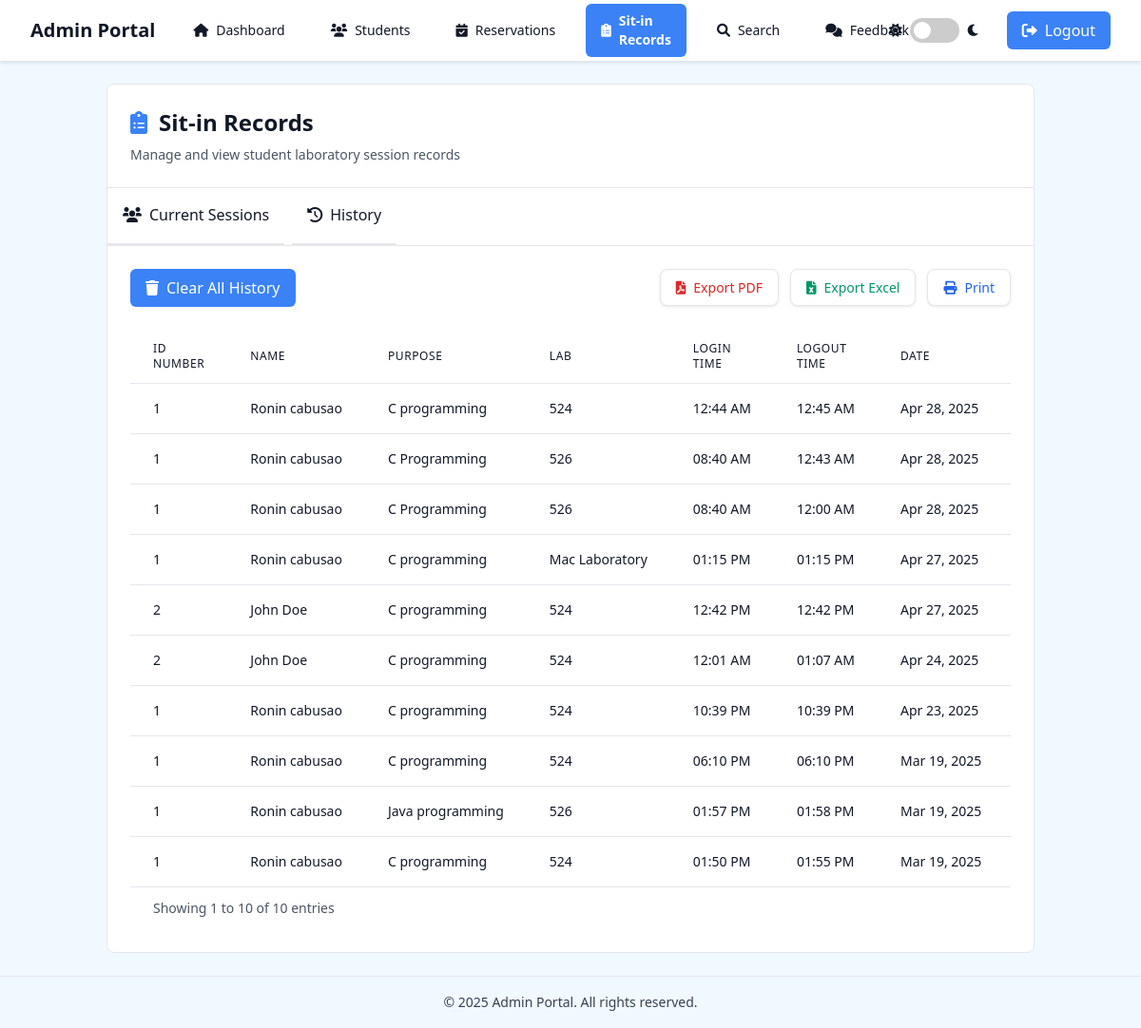
Screenshot of /sit_in_records.php?tab=history with the database file from the repository.
### tables this page shows
CREATE TABLE `reservations` (
  `id` int(11) NOT NULL,
  `id_number` varchar(50) NOT NULL,
  `name` varchar(100) NOT NULL,
  `sit_in_purpose` varchar(255) NOT NULL,
  `lab_number` varchar(50) NOT NULL,
  `pc_number` varchar(20) DEFAULT NULL,
  `login_time` time NOT NULL,
  `logout_time` time DEFAULT NULL,
  `date` date NOT NULL,
  `has_feedback` tinyint(1) DEFAULT 0,
  `status` varchar(20) DEFAULT 'pending',
  `admin_comments` text DEFAULT NULL,
  `processed_at` timestamp NULL DEFAULT NULL,
  `created_at` timestamp NOT NULL DEFAULT current_timestamp()
);

### sit_in_records.php (the view, shortened to what this page needs)
<?php
include 'config.php';
$records_per_page = 10;
$history_page = isset($_GET['history_page']) ? (int)$_GET['history_page'] : 1;
$history_offset = ($history_page - 1) * $records_per_page;
$total_history = $conn->query("SELECT COUNT(*) as count FROM reservations WHERE logout_time IS NOT NULL")->fetch_assoc()['count'];
$sql_history = "SELECT * FROM reservations WHERE logout_time IS NOT NULL
                ORDER BY date DESC, logout_time DESC, login_time DESC
                LIMIT $records_per_page OFFSET $history_offset";
$result_history = $conn->query($sql_history);
$history_records = [];
if ($result_history->num_rows > 0) {
    while ($row = $result_history->fetch_assoc()) {
        $history_records[] = $row;
    }
}
?>
<!DOCTYPE html>
<html lang="en" class="light">
<head>
    <link href="https://cdn.jsdelivr.net/npm/tailwindcss@2.2.19/dist/tailwind.min.css" rel="stylesheet">
    <link rel="stylesheet" href="https://cdnjs.cloudflare.com/ajax/libs/font-awesome/6.0.0-beta3/css/all.min.css">
</head>
<body class="min-h-screen flex flex-col">
    <nav class="sticky top-0 z-50">
        <div class="max-w-7xl mx-auto px-4 sm:px-6 lg:px-8">
            <div class="relative flex items-center justify-between h-16">
                <div class="flex-1 flex items-center justify-center sm:items-stretch sm:justify-start">
                    <div class="flex-shrink-0 flex items-center">
                        <span class="text-xl font-bold hidden lg:block">Admin Portal</span>
                    </div>
                    <div class="hidden sm:block sm:ml-6">
                        <div class="flex space-x-4">
                            <a href="admin_dashboard.php"
                                class="nav-link text-sm font-medium <?php echo basename($_SERVER['PHP_SELF']) == 'admin_dashboard.php' ? 'active' : ''; ?>">
                                <i class="fas fa-home mr-2"></i> Dashboard
                            </a>
                            <a href="student_record.php"
                                class="nav-link text-sm font-medium <?php echo basename($_SERVER['PHP_SELF']) == 'student_record.php' ? 'active' : ''; ?>">
                                <i class="fas fa-users mr-2"></i> Students
                            </a>
                            <a href="admin_reservation.php"
                                class="nav-link text-sm font-medium <?php echo basename($_SERVER['PHP_SELF']) == 'admin_reservation.php' ? 'active' : ''; ?>">
                                <i class="fas fa-calendar-check mr-2"></i> Reservations
                            </a>
                            <a href="sit_in_records.php"
                                class="nav-link text-sm font-medium <?php echo basename($_SERVER['PHP_SELF']) == 'sit_in_records.php' ? 'active' : ''; ?>">
                                <i class="fas fa-clipboard-list mr-2"></i> Sit-in Records
                            </a>
                            <a href="search_student.php"
                                class="nav-link text-sm font-medium <?php echo basename($_SERVER['PHP_SELF']) == 'search_student.php' ? 'active' : ''; ?>">
                                <i class="fas fa-search mr-2"></i> Search
                            </a>
                            <a href="feedback.php"
                                class="nav-link text-sm font-medium <?php echo basename($_SERVER['PHP_SELF']) == 'feedback.php' ? 'active' : ''; ?>">
                                <i class="fas fa-comments mr-2"></i> Feedback
                            </a>
                        </div>
                    </div>
                </div>
                <div class="absolute inset-y-0 right-0 flex items-center pr-2 sm:static sm:inset-auto sm:ml-6 sm:pr-0 space-x-3">
                    <div class="flex items-center mr-4">
                        <span class="mr-2 text-sm"><i class="fas fa-sun"></i></span>
                        <label class="toggle-switch">
                            <span class="toggle-slider"></span>
                        </label>
                        <span class="ml-2 text-sm"><i class="fas fa-moon"></i></span>
                    </div>
                    <a href="admin_logout.php"
                       class="btn-primary flex items-center">
                        <i class="fas fa-sign-out-alt mr-2"></i>Logout
                    </a>
                </div>
            </div>
        </div>
    </nav>
    <div class="container mx-auto p-6 flex-grow">
        <div class="card animate-fadeIn">
            <div class="p-6 border-b border-gray-200 dark:border-gray-700">
                <h1 class="text-2xl font-bold mb-2 flex items-center">
                    <i class="fas fa-clipboard-list mr-3 text-blue-500 dark:text-blue-400"></i>Sit-in Records
                </h1>
                <p class="text-gray-600 dark:text-gray-400 text-sm">Manage and view student laboratory session records</p>
            </div>
            <div class="border-b border-gray-200 dark:border-gray-700">
                <ul class="flex flex-wrap" role="tablist">
                    <li class="mr-2">
                        <button class="tab-button inline-block p-4 border-b-2 rounded-t-lg active"
                                onclick="switchTab('current')" id="current-tab">
                            <i class="fas fa-users mr-2"></i>Current Sessions
                        </button>
                    </li>
                    <li class="mr-2">
                        <button class="tab-button inline-block p-4 border-b-2 rounded-t-lg"
                                onclick="switchTab('history')" id="history-tab">
                            <i class="fas fa-history mr-2"></i>History
                        </button>
                    </li>
                </ul>
            </div>
            <div id="history-records" class="tab-content p-6 hidden">
                <div class="mb-6 flex flex-col md:flex-row justify-between items-center gap-4">
                    <button onclick="confirmClearHistory()" class="btn-primary bg-red-500 hover:bg-red-600 flex items-center">
                        <i class="fas fa-trash mr-2"></i>Clear All History
                    </button>
                    <div class="export-button-group">
                        <button onclick="exportToPDF()" class="export-button pdf">
                            <i class="fas fa-file-pdf"></i>Export PDF
                        </button>
                        <button onclick="exportToExcel()" class="export-button excel">
                            <i class="fas fa-file-excel"></i>Export Excel
                        </button>
                        <button onclick="printTable()" class="export-button print">
                            <i class="fas fa-print"></i>Print
                        </button>
                    </div>
                </div>
                <div class="overflow-x-auto">
                    <table class="min-w-full divide-y divide-gray-200 dark:divide-gray-700" id="history-table">
                        <thead>
                            <tr>
                                <th class="px-6 py-3 text-left text-xs font-medium uppercase tracking-wider">ID Number</th>
                                <th class="px-6 py-3 text-left text-xs font-medium uppercase tracking-wider">Name</th>
                                <th class="px-6 py-3 text-left text-xs font-medium uppercase tracking-wider">Purpose</th>
                                <th class="px-6 py-3 text-left text-xs font-medium uppercase tracking-wider">Lab</th>
                                <th class="px-6 py-3 text-left text-xs font-medium uppercase tracking-wider">Login Time</th>
                                <th class="px-6 py-3 text-left text-xs font-medium uppercase tracking-wider">Logout Time</th>
                                <th class="px-6 py-3 text-left text-xs font-medium uppercase tracking-wider">Date</th>
                                <th class="px-6 py-3 text-left text-xs font-medium uppercase tracking-wider">Duration</th>
                            </tr>
                        </thead>
                        <tbody class="divide-y divide-gray-200 dark:divide-gray-700">
                            <?php foreach ($history_records as $record):
                                $duration = "";
                                if (!empty($record['login_time']) && !empty($record['logout_time'])) {
                                    $login = new DateTime($record['login_time']);
                                    $logout = new DateTime($record['logout_time']);
                                    $interval = $login->diff($logout);
                                    $duration = $interval->format('%H:%I:%S');
                                }
                            ?>
                                <tr>
                                    <td class="px-6 py-4 whitespace-nowrap text-sm"><?php echo htmlspecialchars($record['id_number']); ?></td>
                                    <td class="px-6 py-4 whitespace-nowrap text-sm"><?php echo htmlspecialchars($record['name']); ?></td>
                                    <td class="px-6 py-4 whitespace-nowrap text-sm"><?php echo htmlspecialchars($record['sit_in_purpose']); ?></td>
                                    <td class="px-6 py-4 whitespace-nowrap text-sm"><?php echo htmlspecialchars($record['lab_number']); ?></td>
                                    <td class="px-6 py-4 whitespace-nowrap text-sm"><?php echo date('h:i A', strtotime($record['login_time'])); ?></td>
                                    <td class="px-6 py-4 whitespace-nowrap text-sm"><?php echo date('h:i A', strtotime($record['logout_time'])); ?></td>
                                    <td class="px-6 py-4 whitespace-nowrap text-sm"><?php echo date('M d, Y', strtotime($record['date'])); ?></td>
                                    <td class="px-6 py-4 whitespace-nowrap text-sm"><?php echo $duration; ?></td>
                                </tr>
                            <?php endforeach; ?>
                        </tbody>
                    </table>
                    <div class="py-3 px-6 border-t border-gray-200 dark:border-gray-700">
                        <div class="flex flex-col md:flex-row md:items-center md:justify-between">
                            <div class="text-sm text-gray-600 dark:text-gray-400 mb-4 md:mb-0">
                                Showing <?php echo $history_offset + 1 ?> to <?php echo min($history_offset + $records_per_page, $total_history) ?> of <?php echo $total_history ?> entries
                            </div>
                        </div>
                    </div>
                </div>
            </div>
        </div>
    </div>
    <footer class="mt-auto py-4 border-t border-gray-200 dark:border-gray-800 bg-white/50 dark:bg-gray-900/50">
        <div class="container mx-auto px-4">
            <div class="text-center text-sm font-medium text-gray-700 dark:text-gray-300">
                <p>&copy; <?php echo date('Y'); ?> Admin Portal. All rights reserved.</p>
            </div>
        </div>
    </footer>
</body>
</html>

### sit_in_records.php (style rules this page uses)
:root { --bg-primary: #f0f9ff; --bg-secondary: #dbeafe; --text-primary: #111827; --text-secondary: #374151; --card-bg: #ffffff; --card-header: #bfdbfe; --nav-bg: #ffffff; --nav-text: #111827; --nav-hover-bg: #3b82f6; --nav-hover-text: #ffffff; --button-primary: #3b82f6; --button-hover: #2563eb; --button-text: #ffffff; --shadow-color: rgba(0, 0, 0, 0.1); --chart-bg: #ffffff; --chart-text: #111827; --announcement-bg: #ffffff; --announcement-text: #111827; --accent-blue: #3b82f6; --accent-green: #10b981; --accent-yellow: #f59e0b; --border-color: #e5e7eb; --export-button-bg: #ffffff; --export-button-hover: #f3f4f6; --export-pdf-color: #dc2626; --export-excel-color: #059669; --export-print-color: #2563eb; --export-border-color: #e5e7eb; --export-text-color: #374151; --export-shadow: 0 1px 3px rgba(0,0,0,0.1); }
body { background-color: var(--bg-primary); color: var(--text-primary); transition: background-color 0.3s, color 0.3s; line-height: 1.5; }
nav { background-color: var(--nav-bg); box-shadow: 0 2px 4px var(--shadow-color); }
.nav-link { color: var(--nav-text); padding: 0.5rem 1rem; border-radius: 0.375rem; transition: all 0.2s ease; display: flex; align-items: center; font-weight: 500; }
.nav-link.active { background-color: var(--button-primary); color: var(--button-text); font-weight: 600; }
.card { background-color: var(--card-bg); transition: transform 0.3s, box-shadow 0.3s; border-radius: 0.5rem; overflow: hidden; border: 1px solid var(--border-color); }
.btn-primary { background-color: var(--button-primary); color: var(--button-text); padding: 0.5rem 1rem; border-radius: 0.375rem; transition: background-color 0.2s; font-weight: 500; }
h1, h2, h3, h4, h5, h6 { font-weight: 700; line-height: 1.2; margin-bottom: 0.5rem; }
p, li { line-height: 1.6; }
table { border-color: var(--border-color); }
table thead { background-color: var(--table-header-bg); }
table tbody tr { background-color: var(--card-bg); }
.toggle-switch { position: relative; display: inline-block; width: 52px; height: 26px; }
.toggle-slider { position: absolute; cursor: pointer; top: 0; left: 0; right: 0; bottom: 0; background-color: #ccc; transition: .4s; border-radius: 34px; }
.toggle-slider:before { position: absolute; content: ""; height: 18px; width: 18px; left: 4px; bottom: 4px; background-color: white; transition: .4s; border-radius: 50%; }
.animate-fadeIn { animation: fadeIn 0.5s ease-out forwards; }
.export-button-group { display: flex; gap: 0.75rem; }
.export-button { display: flex; align-items: center; justify-content: center; padding: 0.5rem 1rem; border-radius: 0.5rem; font-size: 0.875rem; font-weight: 500; transition: all 0.2s ease; background-color: var(--export-button-bg); border: 1px solid var(--export-border-color); color: var(--export-text-color); box-shadow: var(--export-shadow); }
.export-button i { margin-right: 0.5rem; }
.export-button.pdf { color: var(--export-pdf-color); }
.export-button.excel { color: var(--export-excel-color); }
.export-button.print { color: var(--export-print-color); }

### rows the page displays
reservations: id_number "1", name "Ronin cabusao", sit_in_purpose "C programming", lab_number "524", login_time "12:44 AM", logout_time "12:45 AM", date "Apr 28, 2025"
reservations: id_number "1", name "Ronin cabusao", sit_in_purpose "C Programming", lab_number "526", login_time "08:40 AM", logout_time "12:43 AM", date "Apr 28, 2025"
reservations: id_number "1", name "Ronin cabusao", sit_in_purpose "C Programming", lab_number "526", login_time "08:40 AM", logout_time "12:00 AM", date "Apr 28, 2025"
reservations: id_number "1", name "Ronin cabusao", sit_in_purpose "C programming", lab_number "Mac Laboratory", login_time "01:15 PM", logout_time "01:15 PM", date "Apr 27, 2025"
reservations: id_number "2", name "John Doe", sit_in_purpose "C programming", lab_number "524", login_time "12:42 PM", logout_time "12:42 PM", date "Apr 27, 2025"
reservations: id_number "2", name "John Doe", sit_in_purpose "C programming", lab_number "524", login_time "12:01 AM", logout_time "01:07 AM", date "Apr 24, 2025"
reservations: id_number "1", name "Ronin cabusao", sit_in_purpose "C programming", lab_number "524", login_time "10:39 PM", logout_time "10:39 PM", date "Apr 23, 2025"
reservations: id_number "1", name "Ronin cabusao", sit_in_purpose "C programming", lab_number "524", login_time "06:10 PM", logout_time "06:10 PM", date "Mar 19, 2025"
reservations: id_number "1", name "Ronin cabusao", sit_in_purpose "Java programming", lab_number "526", login_time "01:57 PM", logout_time "01:58 PM", date "Mar 19, 2025"
reservations: id_number "1", name "Ronin cabusao", sit_in_purpose "C programming", lab_number "524", login_time "01:50 PM", logout_time "01:55 PM", date "Mar 19, 2025"

### other values shown
$history_offset + 1 "1"
min($history_offset + $records_per_page, $total_history) "10"
$total_history "10"
